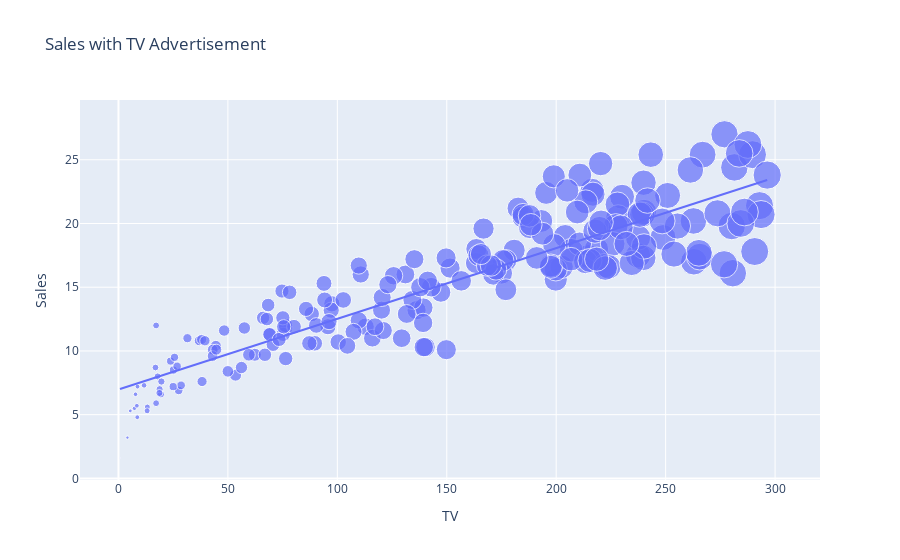

Write notebook code for a chart like this one.
### Code cell
#Alternative Visualization
import plotly.express as px
import plotly.graph_objects as go
figure = px.scatter(data_frame = data, x= "TV", y= "Sales", size="TV", trendline ="ols",title="Sales with TV Advertisement")
figure.show()

### Figure 1 — Plotly figure (JSON) as saved in the notebook; plotly's stock layout.template omitted (floating-point values rounded to 4 significant figures; data arrays with more than 128 entries replaced by an {"elided": "..."} marker saying what was removed)
{"data": [{"hovertemplate": "TV=%{marker.size}<br>Sales=%{y}<extra></extra>", "legendgroup": "", "marker": {"color": "#636efa", "size": {"elided": "200 float values"}, "sizemode": "area", "sizeref": 0.741, "symbol": "circle"}, "mode": "markers", "name": "", "orientation": "v", "showlegend": false, "type": "scatter", "x": {"elided": "200 float values"}, "xaxis": "x", "y": {"elided": "200 float values"}, "yaxis": "y"}, {"hovertemplate": "<b>OLS trendline</b><br>Sales = 0.0554648 * TV + 6.97482<br>R<sup>2</sup>=0.812176<br><br>TV=%{x}<br>Sales=%{y} <b>(trend)</b><extra></extra>", "legendgroup": "", "marker": {"color": "#636efa", "symbol": "circle"}, "mode": "lines", "name": "", "showlegend": false, "type": "scatter", "x": {"elided": "200 float values"}, "xaxis": "x", "y": {"elided": "200 float values"}, "yaxis": "y"}], "layout": {"legend": {"itemsizing": "constant", "tracegroupgap": 0}, "title": {"text": "Sales with TV Advertisement"}, "xaxis": {"anchor": "y", "domain": [0, 1], "title": {"text": "TV"}}, "yaxis": {"anchor": "x", "domain": [0, 1], "title": {"text": "Sales"}}}}
